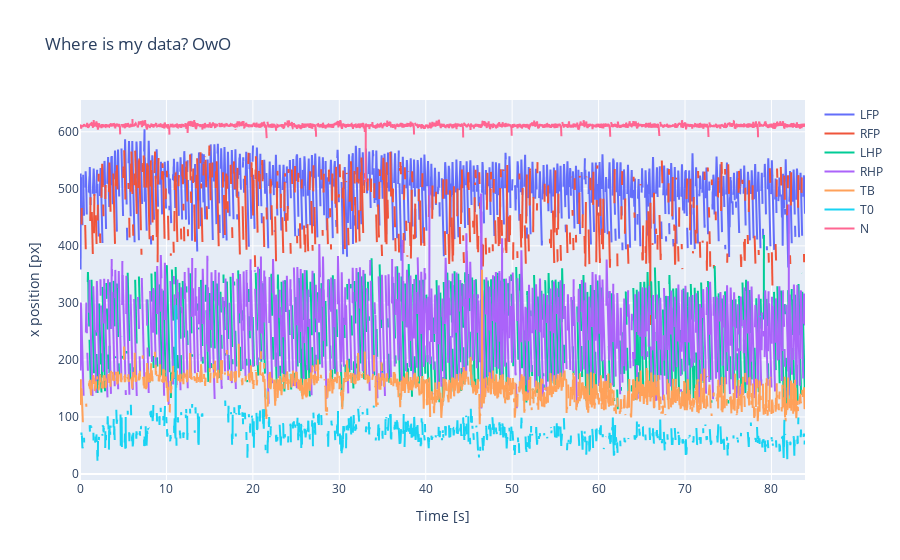

Source (notebook cell):
### Code cell
fig = go.Figure()
for key, value in labelarrays.items():
    fig.add_trace(go.Scatter(x=value.time, y=value.x,
                             mode="lines",
                             name=key
                )
    )
fig.update_layout(title="Where is my data? OwO", 
                  xaxis_title="Time [s]",yaxis_title="x position [px]")
fig.show()

### Figure 1 — Plotly figure (JSON) as saved in the notebook; plotly's stock layout.template omitted (floating-point values rounded to 4 significant figures; data arrays with more than 128 entries replaced by an {"elided": "..."} marker saying what was removed)
{"data": [{"mode": "lines", "name": "LFP", "type": "scatter", "x": {"elided": "5034 float values"}, "y": {"elided": "5034 float values"}}, {"mode": "lines", "name": "RFP", "type": "scatter", "x": {"elided": "5034 float values"}, "y": {"elided": "5034 float values"}}, {"mode": "lines", "name": "LHP", "type": "scatter", "x": {"elided": "5034 float values"}, "y": {"elided": "5034 float values"}}, {"mode": "lines", "name": "RHP", "type": "scatter", "x": {"elided": "5034 float values"}, "y": {"elided": "5034 float values"}}, {"mode": "lines", "name": "TB", "type": "scatter", "x": {"elided": "5034 float values"}, "y": {"elided": "5034 float values"}}, {"mode": "lines", "name": "T0", "type": "scatter", "x": {"elided": "5034 float values"}, "y": {"elided": "5034 float values"}}, {"mode": "lines", "name": "N", "type": "scatter", "x": {"elided": "5034 float values"}, "y": {"elided": "5034 float values"}}], "layout": {"title": {"text": "Where is my data? OwO"}, "xaxis": {"title": {"text": "Time [s]"}}, "yaxis": {"title": {"text": "x position [px]"}}}}
